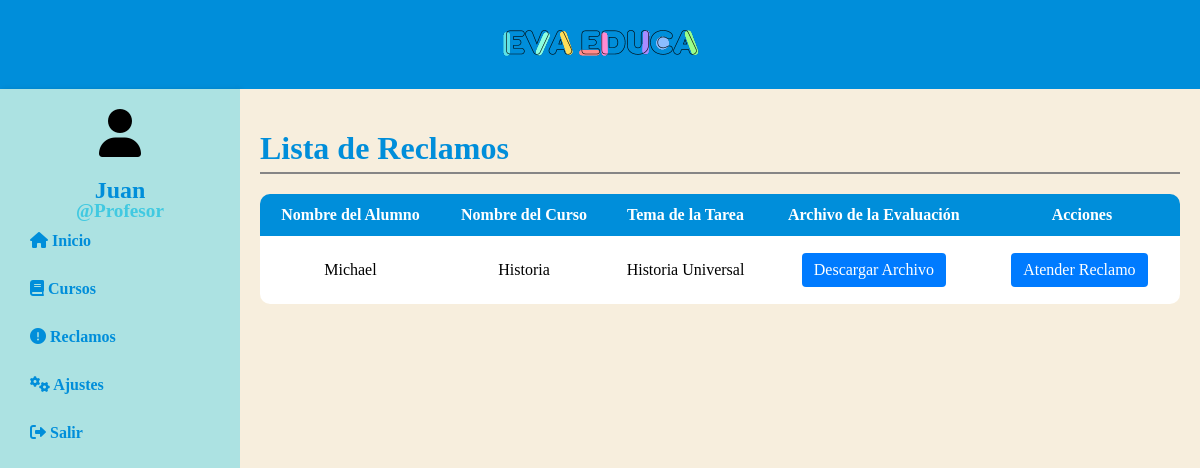
Page /profesor/reclamos/ (signed in) on the committed database.
### profesor/models.py (models this page shows, shortened)
class profesor(models.Model):
    nombre = models.CharField(max_length=100)
    correo = models.EmailField(unique=True)
    usuario = models.CharField(max_length=50, unique=True)
    contrasena = models.CharField(max_length=100)
    id_inst_ed = models.ForeignKey(institucion, on_delete=models.CASCADE)

### alumno/models.py (models this page shows)
class reclamo(models.Model):
    id_evaluacion = models.ForeignKey(evaluacion, on_delete=models.CASCADE)
    id_alumno = models.ForeignKey(alumno, on_delete=models.CASCADE)
    descripcion = models.TextField(null=True, blank=True)
    respuesta = models.TextField(null=True, blank=True)
    estado = models.BooleanField(default=True)

class alumno(models.Model):
    nombre = models.CharField(max_length=100)
    correo = models.EmailField(unique=True)
    usuario = models.CharField(max_length=50)
    contrasena = models.CharField(max_length=100)
    id_curso = models.ManyToManyField(curso, through='AlumnoCurso')
    id_inst_ed = models.ForeignKey(institucion, on_delete=models.CASCADE)

class evaluacion(models.Model):
    file = models.FileField(upload_to='uploads/')
    uploaded_at = models.DateTimeField(auto_now_add=True)
    id_curso = models.ForeignKey(curso, on_delete=models.CASCADE)
    id_alumno = models.ForeignKey(alumno, on_delete=models.CASCADE)
    id_tarea = models.ForeignKey(tareas, on_delete=models.CASCADE, null=True)
    nota = models.DecimalField(max_digits=4, decimal_places=2, null=True, blank=True)
    respuesta = models.TextField(null=True, blank=True)

### administrador/models.py (models this page shows)
class curso(models.Model):
    nombre = models.CharField(max_length=100)
    descripcion = models.TextField()
    id_profesor = models.ForeignKey(profesor, on_delete=models.CASCADE)
    id_inst_ed = models.ForeignKey(institucion, on_delete=models.CASCADE)

class tareas(models.Model):
    id_curso = models.ForeignKey(curso, on_delete=models.CASCADE)
    tema = models.CharField(max_length=100)
    descripcion = models.TextField()
    rubrica = models.FileField(upload_to='rubricas/')
    archivo = models.FileField(upload_to='archivos/')

### profesor/decorators.py (the view)
    def wrapper(request, *args, **kwargs):
        if 'profesor_id' not in request.session:
            return redirect('login_p')
        return view_func(request, *args, **kwargs)

### profesor/context_processors.py (called while the page is built)
def profesor_context(request):
    profesor_id = request.session.get('profesor_id')
    if profesor_id:
        profesor_obj = profesor.objects.get(id=profesor_id)
        return {'profesor_logueado': profesor_obj}
    return {}

### profesor/views.py (called while the page is built)
@profesor_login_required
def lista_reclamos(request):
    reclamos = reclamo.objects.filter(estado=True).select_related('id_alumno', 'id_evaluacion__id_curso', 'id_evaluacion__id_tarea')
    context = {
        'reclamos': reclamos
    }
    return render(request, 'lista_reclamos.html', context)

### profesor/templates/lista_reclamos.html
{% extends 'layouts/base_p.html' %}
{% block content %}
<h1 class="titulo-cursos">Lista de Reclamos</h1>
<table class="table">
    <thead>
        <tr>
            <th>Nombre del Alumno</th>
            <th>Nombre del Curso</th>
            <th>Tema de la Tarea</th>
            <th>Archivo de la Evaluación</th>
            <th>Acciones</th>
        </tr>
    </thead>
    <tbody>
        {% for reclamo in reclamos %}
        <tr>
            <td>{{ reclamo.id_alumno.nombre }}</td>
            <td>{{ reclamo.id_evaluacion.id_curso.nombre }}</td>
            <td>{{ reclamo.id_evaluacion.id_tarea.tema }}</td>
            <td><a href="{{ reclamo.id_evaluacion.file.url }}" target="_blank">Descargar Archivo</a></td>
            <td>
                <a href="{% url 'atender_reclamo' reclamo.id %}" class="btn btn-primary">Atender Reclamo</a>
            </td>
        </tr>
        {% endfor %}
    </tbody>
</table>
{% endblock %}

### profesor/templates/layouts/base_p.html (shortened to what this page needs)
{% load static %}
<!DOCTYPE html>
<html lang="en">
<head>
    <link rel="stylesheet" href="{% static 'styles/main.css' %}">
    <link rel="stylesheet" href="{% static 'styles/cursos.css' %}">
    <link rel="stylesheet" href="{% static 'styles/tarea.css' %}">
    <link rel="stylesheet" href="{% static 'styles/crear_tarea.css' %}">
    <link rel="stylesheet" href="{% static 'styles/resetear.css' %}">
    <link rel="stylesheet" href="https://cdnjs.cloudflare.com/ajax/libs/font-awesome/6.0.0-beta3/css/all.min.css">
</head>
<body>
    <div class="header">
        <img src="{% static 'images/logo.png' %}" alt="EvaEduca Logo">
    </div>
    <div class="container">
        <nav class="navbar">
            {% if profesor_logueado %}
                <div class="navbar-profesor-info">
                    <i class="fas fa-user"></i>
                    <h1 class="navbar-welcome1">{{ profesor_logueado.nombre }}</h1>
                    <h1 class="navbar-welcome">@Profesor</h1>
                </div>
            {% endif %}
            <ul>
                <li>
                    <a href="{% url 'profesor_inicio' %}">
                        <i class="fas fa-home"></i> Inicio
                    </a>
                </li>
                <li>
                    <a href="{% url 'cursos' %}">
                        <i class="fas fa-book"></i> Cursos
                    </a>
                </li>
                <li>
                    <a href="{% url 'lista_reclamos' %}">
                        <i class="fas fa-exclamation-circle"></i> Reclamos
                    </a>
                </li>
                <li>
                    <a href="{% url 'reset' %}">
                        <i class="fas fa-cogs"></i> Ajustes
                    </a>
                </li>
                <li>
                    <a href="{% url 'logout_p' %}">
                        <i class="fas fa-right-from-bracket"></i> Salir
                    </a>
                </li>
            </ul>
        </nav>
        <main class="content">
            {% block content %}
            {% endblock %}
        </main>
    </div>
</body>
</html>

### profesor/static/styles/main.css (style rules this page uses)
body, html { margin: 0; padding: 0; height: 100%; }
.container { display: flex; min-height: 100vh; }
.header { background-color: #008EDA; color: white; padding: 20px 0; text-align: center; width: 100%; box-shadow: 0 2px 5px rgba(0, 0, 0, 0.2); }
.navbar { width: 200px; background-color: #ACE2E2; padding: 20px; box-shadow: 2px 0 5px rgba(0,0,0,0.1); height: 100vh; }
.content { flex-grow: 1; padding: 20px; background-color: #F7EEDD; }
.navbar ul { list-style-type: none; padding: 0; }
.navbar li { margin-bottom: 10px; }
.navbar a { text-decoration: none; color: #008EDA; font-weight: bold; display: block; padding: 10px; border-radius: 4px; }
.content { flex-grow: 1; padding: 20px; }
.navbar-profesor-info { display: flex; flex-direction: column; align-items: center; margin-bottom: 20px; }
.navbar-profesor-info .fas { font-size: 3em; margin-bottom: 0px; }
.navbar-welcome1 { font-size: 1.5em; color: #008EDA; margin-bottom: -20px; }
.navbar-welcome { font-size: 1.2em; color: #41C9E1; margin-bottom: -20px; }

### profesor/static/styles/cursos.css (style rules this page uses)
.table { width: 100%; border-spacing: 0; margin-top: 20px; border-collapse: separate; border-radius: 10px; overflow: hidden; }
.table th, .table td { border: none; padding: 12px 8px; text-align: center; vertical-align: middle; }
.table th { background-color: #008EDA; color: #FFFFFF; font-weight: bold; }
.table tbody tr { background-color: #fff; }
.table td a { text-decoration: none; color: #fff; background-color: #007bff; padding: 8px 12px; border-radius: 4px; display: inline-block; }
.titulo-cursos { color: #008EDA; border-bottom: 2px solid #868585; padding-bottom: 5px; margin-bottom: 10px; }

### profesor/static/styles/tarea.css (style rules this page uses)
.btn { display: inline-block; text-decoration: none; color: #fff; padding: 10px 20px; border-radius: 20px; font-size: 16px; margin: 5px; outline: none; }

### profesor/static/styles/crear_tarea.css (style rules this page uses)
.btn { margin-right: 10px; }

### rows in the picture
profesor: nombre "Juan"
reclamo: id_alumno.nombre "Michael", id_evaluacion.id_curso.nombre "Historia", id_evaluacion.id_tarea.tema "Historia Universal"
